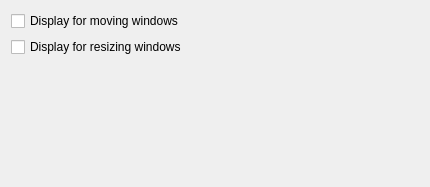
<?xml version="1.0" encoding="UTF-8"?>
<ui version="4.0">
 <class>KWin::WindowGeometryConfigForm</class>
 <widget class="QWidget" name="KWin::WindowGeometryConfigForm">
  <property name="geometry">
   <rect>
    <x>0</x>
    <y>0</y>
    <width>430</width>
    <height>187</height>
   </rect>
  </property>
  <layout class="QVBoxLayout" name="verticalLayout">
   <item>
    <widget class="QCheckBox" name="kcfg_Move">
     <property name="text">
      <string>Display for moving windows</string>
     </property>
    </widget>
   </item>
   <item>
    <widget class="QCheckBox" name="kcfg_Resize">
     <property name="text">
      <string>Display for resizing windows</string>
     </property>
    </widget>
   </item>
   <item>
    <widget class="KWin::GlobalShortcutsEditor" name="shortcuts" native="true"/>
   </item>
  </layout>
 </widget>
 <customwidgets>
  <customwidget>
   <class>KWin::GlobalShortcutsEditor</class>
   <extends>QWidget</extends>
   <header location="global">kwineffects.h</header>
   <container>1</container>
  </customwidget>
 </customwidgets>
 <connections/>
</ui>
